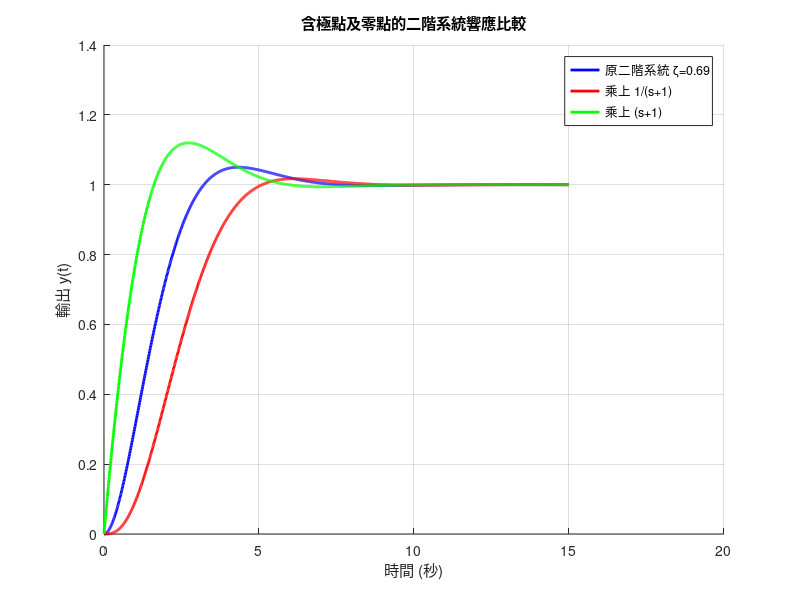

Write the MATLAB code that produced this figure.
%0706補充講義討論三
wn = 1;
zeta = 0.69;

t = 0:0.01:15;

sys1 = tf(wn^2, [1 2*zeta*wn wn^2]);
sys2 = series(sys1, tf(1, [1 1]));
sys3 = series(sys1, tf([1 1], 1));

figure; hold on; grid on;

[y1,t1] = step(sys1, t);
plot(t1,y1,'b','LineWidth',2);

[y2,t2] = step(sys2, t);
plot(t2,y2,'r','LineWidth',2);

[y3,t3] = step(sys3, t);
plot(t3,y3,'g','LineWidth',2);

legend('原二階系統 \zeta=0.69', '乘上 1/(s+1)', '乘上 (s+1)');
xlabel('時間 (秒)');
ylabel('輸出 y(t)');
title('含極點及零點的二階系統響應比較');
